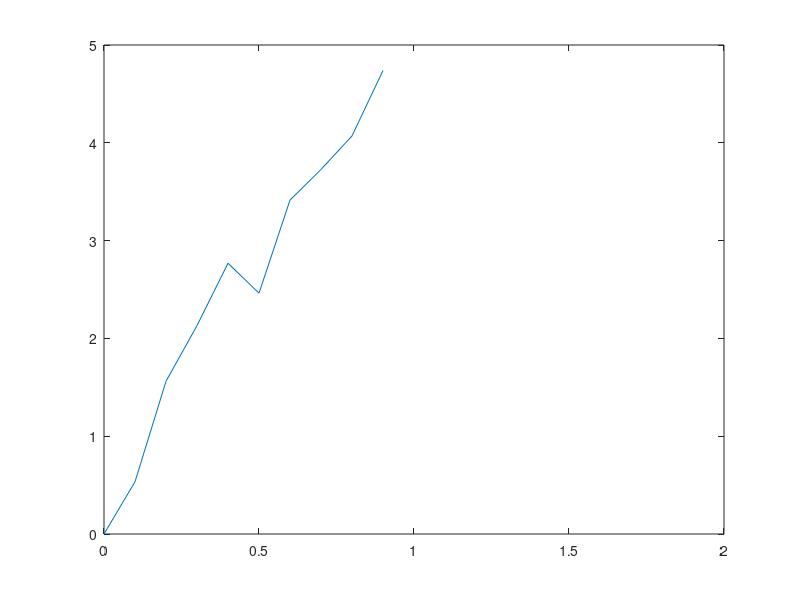

Recreate this plot in MATLAB.
%random_walk_model
% simulations of decision making over time
%woman walking on a tight rope, taking 20 steps, then rebalancing before
%taking the next step


nsteps=20;
timepts=0:0.1:2; %taking a step every 1 second, but we give her 2 seconds to complete the step

forwardspeed=.3;
noise=0.8; %variance in the noise
stepsize=5;

footposition(1) = 0;
for i=2:length(timepts)
    footposition(i) = footposition(i-1) + forwardspeed + (noise * randn(1, 1)); %at every point in time her foot position is the foward motion + random noise
    if footposition(i) >=stepsize
       footposition(i:length(timepts))=NaN;
       i=length(timepts)+1;
    end
end



plot(timepts, footposition)

